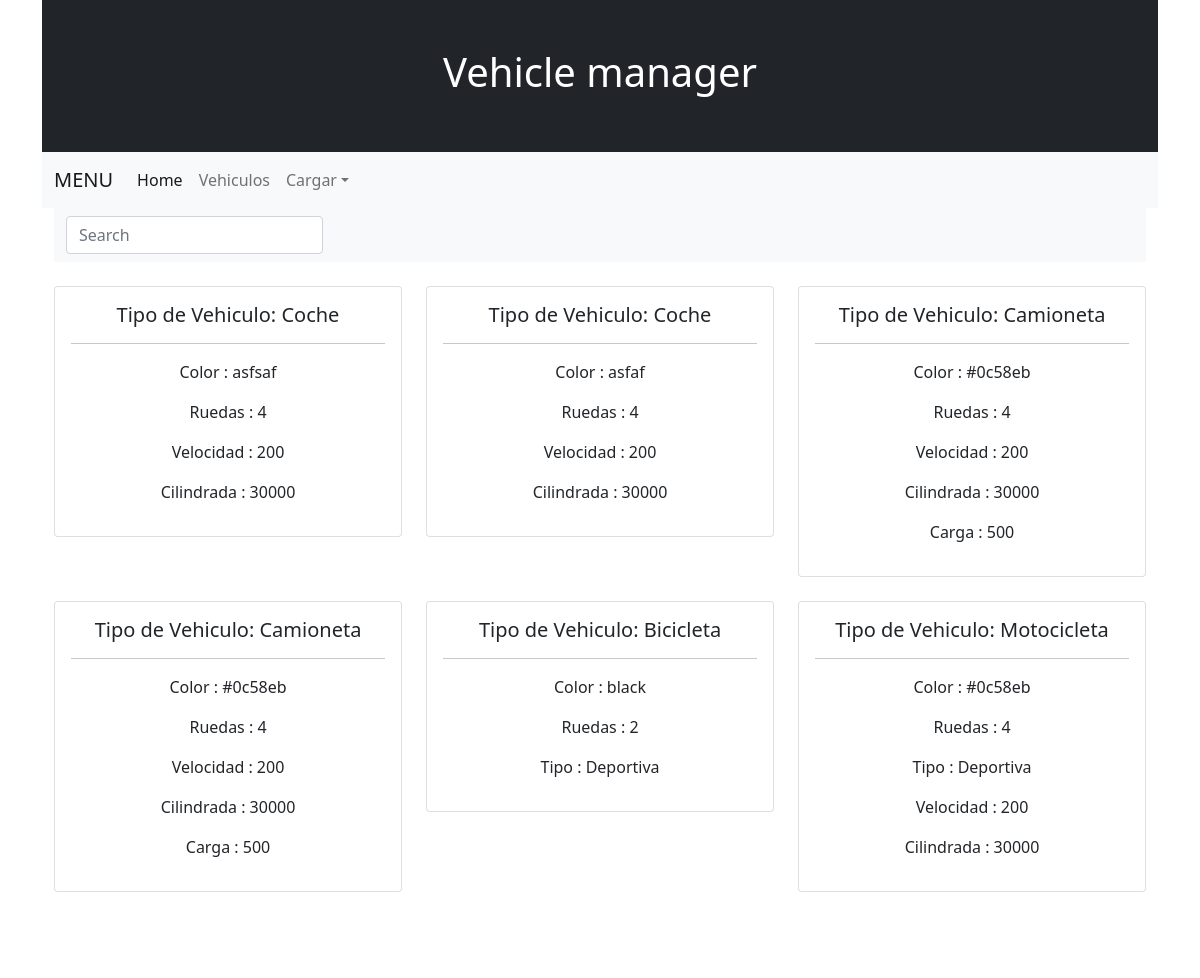
/vehicle/list-vehicle, run on the app's committed database.
### vehicle/models.py (models this page shows)
class Vehicle(models.Model):
    color = models.CharField(max_length=60)
    ruedas = models.IntegerField()
    created = models.DateTimeField(auto_now_add=True, verbose_name='Fecha de creación')
    updated = models.DateTimeField(auto_now=True, verbose_name='Fecha de edición')
    class Meta:
        abstract = True

class Coche(Vehicle):
    velocidad = models.IntegerField()
    cilindrada = models.IntegerField()
    def to_dict(self):
        return self.__dict__
    def __str__(self):
        return 'Coche'

class Camioneta(Vehicle):
    velocidad = models.IntegerField()
    cilindrada = models.IntegerField()
    carga = models.IntegerField()
    def to_dict(self):
        return self.__dict__
    def __str__(self):
        return 'Camioneta'

class Bicicleta(Vehicle):
    tipo = models.CharField(choices=tipos.choices, max_length=9)
    def to_dict(self):
        return self.__dict__
    def __str__(self):
        return 'Bicicleta'

class Motocicleta(Vehicle):
    tipo = models.CharField(choices=tipos.choices, max_length=9)
    velocidad = models.IntegerField()
    cilindrada = models.IntegerField()
    def to_dict(self):
        return self.__dict__
    def __str__(self):
        return 'Motocicleta'

### vehicle/views.py (the view)
# urls.py: path('list-vehicle', ListVehicle.as_view(), name="list-vehicle"),
class ListVehicle(ListView):
    template_name = 'vehicle/list-vehicle.html'
    def get_queryset(self):
        Coches = Coche.objects.all()
        Camionetas = Camioneta.objects.all()
        Bicicletas = Bicicleta.objects.all()
        Motocicletas = Motocicleta.objects.all()
        queryset = []
        for c in Coches:
            queryset.append(c)
        for g in Camionetas:
            queryset.append(g)
        for b in Bicicletas:
            queryset.append(b)
        for m in Motocicletas:
            queryset.append(m)
        return queryset

### vehicle/templates/vehicle/list-vehicle.html (shortened to what this page needs)
{% extends 'core/base.html' %}
{% block content %}
<nav class="navbar navbar-expand-lg navbar-light bg-light">
    <div class="container-fluid">
        <form class="d-flex text-center">
            <input class="form-control me-2" type="search" placeholder="Search" aria-label="Search" oninput="search(this.value);">
        </form>
    </div>
</nav>
<div class="row" id="con">
    {% for o in object_list %}
        <div class="col-md-4 mt-4">
            <div class="card">
                <div class="card-body">
                    <h5 class="card-title">Tipo de Vehiculo: {{o}}</h5>
                    <hr>
                    {% for k, v  in o.to_dict.items %}
                        {% if k == '_state' %}
                        {% elif k == 'id' %}
                        {% elif k == 'created' %}
                        {% elif k == 'updated' %}
                        {% elif k == 'ruedas' %}
                            <p>{{ k.capitalize }} : <span class="ruedas">{{ v }}</span></p>
                        {% else %}
                            <p>{{ k.capitalize }} : <span>{{ v }}</span></p>
                        {% endif %}
                    {% endfor %}
                </div>
            </div>
        </div>
    {% endfor %}
</div>
{% endblock %}

### core/templates/core/base.html (shortened to what this page needs)
<!DOCTYPE html>
<html>
    <head>
        <link href="https://cdn.jsdelivr.net/npm/bootstrap@5.0.1/dist/css/bootstrap.min.css" rel="stylesheet">
    </head>
<body class="$blue-300 text-center">
    <div class="container">
        <div class="bg-dark text-white py-5">
            <h1>Vehicle manager</h1>
        </div>
        <nav class="navbar navbar-expand-lg navbar-light bg-light">
            <div class="container-fluid">
                <a class="navbar-brand">MENU</a>
                <div class="collapse navbar-collapse" id="navbarNavAltMarkup">
                <div class="navbar-nav">
                    <a class="nav-link active" aria-current="page" href="{% url 'home' %}">Home</a>
                    <a class="nav-link" href="{% url 'list-vehicle' %}">Vehiculos</a>
                    <li class="nav-item dropdown">
                        <a class="nav-link dropdown-toggle" href="#" id="navbarDropdown" role="button" data-bs-toggle="dropdown" aria-expanded="false">Cargar</a>
                    </li>
                </div>
                </div>
            </div>
        </nav>
        <div class="container bg-white" style="min-height: 770px;">
            {% block content %}{% endblock %}
        </div>
    </div>
</body>
</html>

### data on the page
Coche: o "Coche", capitalize "Color" "Velocidad" "Cilindrada", to_dict "asfsaf" "200" "30000", capitalize "Ruedas", to_dict "4"
Coche: o "Coche", capitalize "Color" "Velocidad" "Cilindrada", to_dict "asfaf" "200" "30000", capitalize "Ruedas", to_dict "4"
Camioneta: o "Camioneta", capitalize "Color" "Velocidad" "Cilindrada" "Carga", to_dict "#0c58eb" "200" "30000" "500", capitalize "Ruedas", to_dict "4"
Camioneta: o "Camioneta", capitalize "Color" "Velocidad" "Cilindrada" "Carga", to_dict "#0c58eb" "200" "30000" "500", capitalize "Ruedas", to_dict "4"
Bicicleta: o "Bicicleta", capitalize "Color" "Tipo", to_dict "black" "Deportiva", capitalize "Ruedas", to_dict "2"
Motocicleta: o "Motocicleta", capitalize "Color" "Tipo" "Velocidad" "Cilindrada", to_dict "#0c58eb" "Deportiva" "200" "30000", capitalize "Ruedas", to_dict "4"
